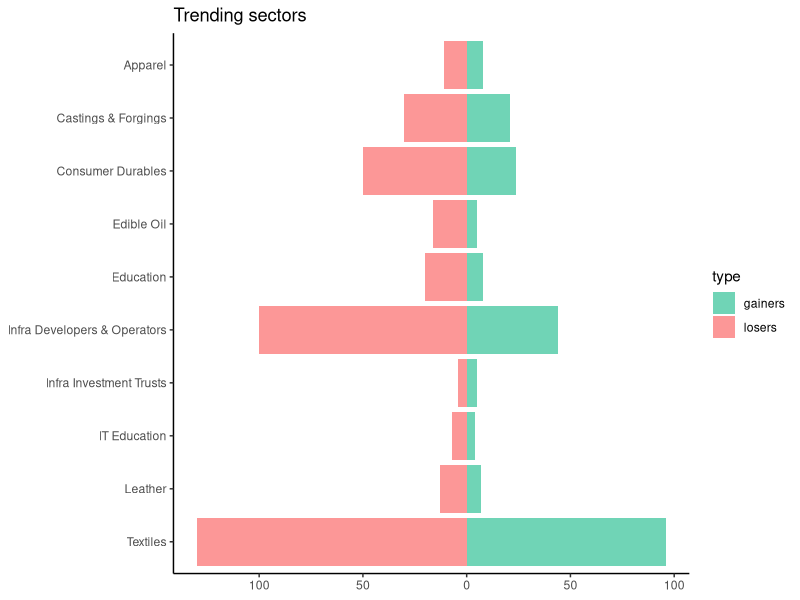
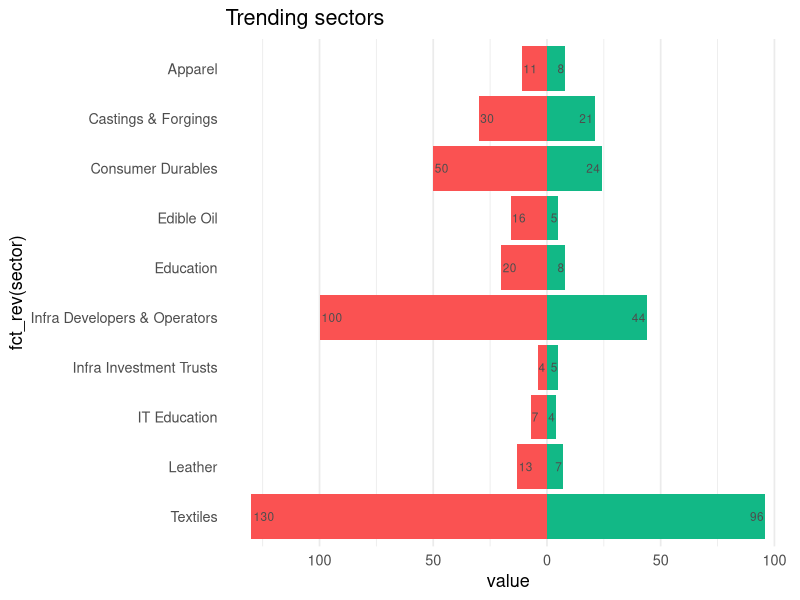
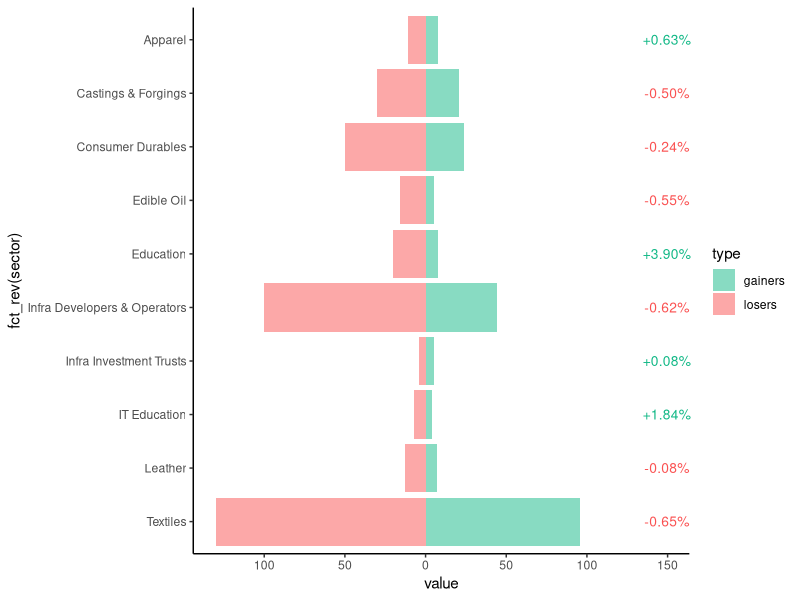

Here is the R script that generated these plots, in order:



# “Gainers vs Losers by sector” visual in ggplot2 using a diverging horizontal bar chart (stacked bars with gains on left and losses on right).
# Below is a clean, reusable ggplot2 solution that closely matches your image.

library(tidyverse)
library(ggplot2)

df <- tribble(
  ~sector,                          ~gainers, ~losers, ~price_change,
  "Education",                         8,        20,      3.90,
  "IT Education",                      4,         7,      1.84,
  "Apparel",                           8,        11,      0.63,
  "Infra Investment Trusts",           5,         4,      0.08,
  "Leather",                           7,        13,     -0.08,
  "Consumer Durables",                24,        50,     -0.24,
  "Castings & Forgings",              21,        30,     -0.50,
  "Edible Oil",                        5,        16,     -0.55,
  "Infra Developers & Operators",     44,       100,     -0.62,
  "Textiles",                         96,       130,     -0.65
)


# Prepare Data for Diverging Bars
# We convert gainers to positive and losers to negative so they split left/right.

df_long <- df %>%
  pivot_longer(
    cols = c(gainers, losers),
    names_to = "type",
    values_to = "count"
  ) %>%
  mutate(
    value = if_else(type == "gainers", count, -count)
  )



# ggplot2 Chart (Core Plot)


ggplot(df_long, aes(x = value, y = fct_rev(sector), fill = type)) +
  geom_col(height = 0.10,alpha=.6) +
  scale_fill_manual(
    values = c("gainers" = "#12B886", "losers" = "#FA5252")
  ) +
  labs(
    title = "Trending sectors",
    x = NULL,
    y = NULL
  ) +
  theme_minimal(base_size = 13) +
  theme(
    legend.position = "none",
    panel.grid.major.y = element_blank(),
    panel.grid.minor = element_blank()
  ) +
  scale_x_continuous(labels = abs)+
  theme_linedraw()+
  theme_classic()



# Add Gainers / Losers Count Labels (Like Image)


ggplot(df_long, aes(x = value, y = fct_rev(sector), fill = type)) +
  geom_col(height = 0.25) +
  geom_text(
    aes(label = count),
    hjust = ifelse(df_long$type == "gainers", 1.1, -0.1),
    color = "grey30",
    size = 3
  ) +
  scale_fill_manual(
    values = c("gainers" = "#12B886", "losers" = "#FA5252")
  ) +
  scale_x_continuous(labels = abs) +
  labs(title = "Trending sectors") +
  theme_minimal(base_size = 13) +
  theme(
    legend.position = "none",
    panel.grid.major.y = element_blank()
  )


# (Optional) Add Price Change Column (Right-Aligned)
# If you want the % change on the right like the UI:


ggplot(df_long, aes(x = value, y = fct_rev(sector), fill = type)) +
  geom_col(height = 0.25,alpha=.5) +
  geom_text(
    data = df,
    aes(x = max(df$losers) * 1.15, 
        y = fct_rev(sector), 
        label = sprintf("%+.2f%%", price_change)),
    inherit.aes = FALSE,
    color = ifelse(df$price_change > 0, "#12B886", "#FA5252"),
    size = 3.5
  ) +
  scale_fill_manual(
    values = c("gainers" = "#12B886", "losers" = "#FA5252")
  ) +
  scale_x_continuous(labels = abs) +
  coord_cartesian(clip = "off") +
  theme_minimal() +
  theme(
    legend.position = "none",
    panel.grid.major.y = element_blank(),
    plot.margin = margin(5.5, 40, 5.5, 5.5)
  )+
  theme_classic()




# Key ggplot2 Concepts Used
# geom_col() → horizontal bars
# negative values → losers side
# fct_rev() → top-to-bottom ordering
# coord_cartesian(clip="off") → allow right-side labels
# manual color scale → UI-style green/red







